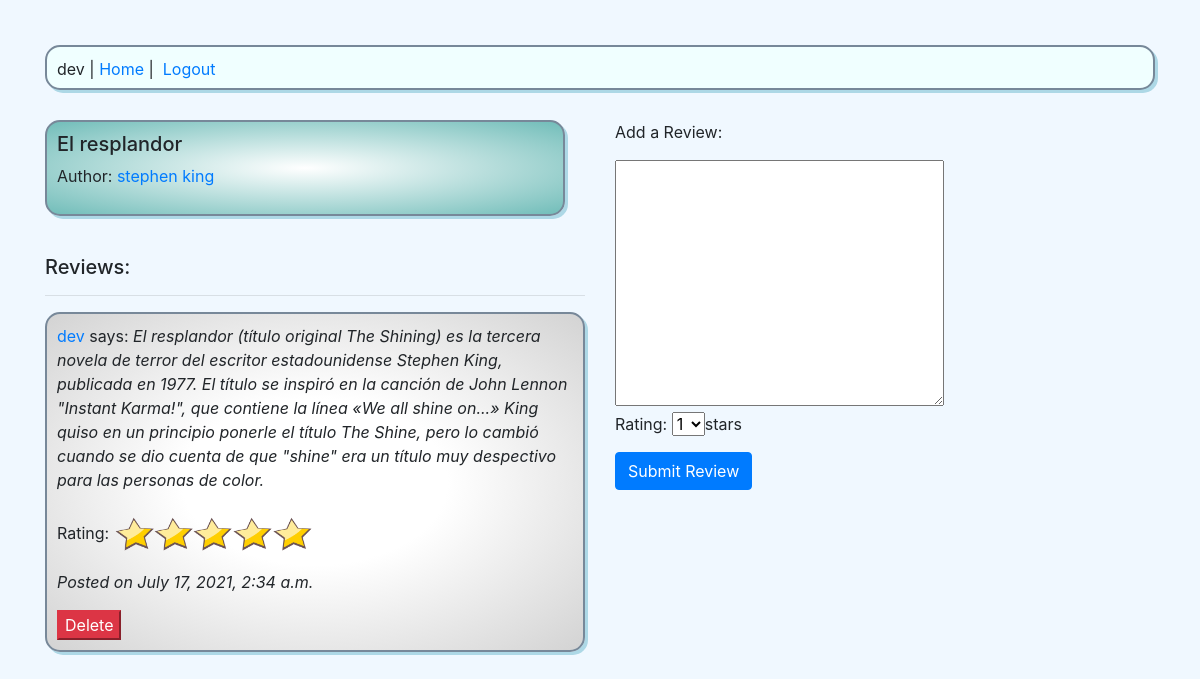
Screenshot of /books/1 (signed in) with the database file from the repository.
### Dojo_app/models.py (models this page shows)
class User(models.Model):
    name=models.CharField(max_length=255)
    alias=models.CharField(max_length=255)
    email=models.CharField(max_length=255)
    password=models.CharField(max_length=255)
    created_at=models.DateTimeField(auto_now_add=True)
    updated_at=models.DateTimeField(auto_now=True)
    objects = UserManager()

class Book(models.Model):
    title=models.CharField(max_length=255)
    author=models.ForeignKey(Author, related_name="books", on_delete=models.CASCADE,)
    created_at=models.DateTimeField(auto_now_add=True)
    updated_at=models.DateTimeField(auto_now=True)
    objects = BookManager()

class Author(models.Model):
    name=models.CharField(max_length=255)
    created_at=models.DateTimeField(auto_now_add=True)
    updated_at=models.DateTimeField(auto_now=True)
    objects = AuthorManager()

class Review(models.Model):
    review=models.TextField()
    rating=models.IntegerField()
    poster=models.ForeignKey(User, related_name="posters",on_delete=models.CASCADE,)
    subject=models.ForeignKey(Book, related_name="subjects",on_delete=models.CASCADE,)
    created_at=models.DateTimeField(auto_now_add=True)
    updated_at=models.DateTimeField(auto_now=True)

### Dojo_app/views.py (the view)
# urls.py: path('books/<num>',views.book),
def book(request,num):
    if 'user' in request.session:
        number=int(num)
        user=User.objects.get(id=request.session['user'])
        select_book=Book.objects.get(id=number)
        select_reviews=Review.objects.filter(subject=select_book).order_by('-created_at')
        context={
            "book":select_book,
            "reviews":select_reviews,
            "user":user
        }
        return render(request, 'book.html', context)
    else:
        messages.error(request, 'You must be logged in to access site',extra_tags="out")
        return redirect('/')

### Dojo_app/templates/book.html (shortened to what this page needs)
<!DOCTYPE html>
<html lang="en">
<head>
    {% load static %}
    {% load static %}
    <link rel="stylesheet" href="{% static "app_one/css/index.css" %}">
    <link rel="stylesheet" href="https://stackpath.bootstrapcdn.com/bootstrap/4.3.1/css/bootstrap.min.css">
</head>
<body class="bodyStyle">
    <div class="container">
        <div class="navigation">
                {{user.alias}}&nbsp;| <a href="/books">Home</a>  | &nbsp;<a href="/logout">Logout</a>
        </div>
        <div class="row">
            <div class="col">
                <div class="spotlight">
                <h5>{{book.title}}</h5>
                <p>Author: <a href="/authors/{{book.author.id}}">{{book.author.name}}</a></p>
            </div>
                <br>
                <h5>Reviews:</h5>
                <hr>
                {% for review in reviews %}
                <div class="reviewBox">
                    <a href="/users/{{review.poster.id}}">{{review.poster.alias}}</a> says: <span class="font-italic">{{review.review}}</span>
                    <br>
                    <br>
                    {% load static %}
                    <p>Rating: <img class="stars" src='/static/app_one/images/{{review.rating}}.png'></p>
                <p><span class="font-italic">Posted on {{review.created_at}}</span></p>
                    {% if request.session.user == review.poster.id %}
                    <form action="/delete" method="post">
                        <input type="submit" class="btn-danger" value="Delete">
                    </form>
                    {% endif %}
                </div>
                {% endfor %}
            </div>
            <div class="col">
                <p>Add a Review:</p>
                <form action="/review" method="POST">
                    <textarea name="review"cols="30" rows="10"></textarea>
                    <p>Rating: <select name="rating">
                            <option value="1">1</option>
                    </select>stars</p></p>
                    <input type="submit" class="btn btn-primary" value="Submit Review">
                </form>
            </div>
        </div>
    </div>
</body>
</html>

### Dojo_app/static/css/index.css (style rules this page uses)
.bodyStyle { background-color: aliceblue; padding-top: 45px; }
.navigation { margin-bottom: 30px; background-color: azure; max-height: 45px; padding-top: 10px; padding-left: 10px; padding-bottom: 20px; border: solid 2px lightslategray; box-shadow: 3px 3px lightblue; border-radius: 15px; }
.reviewBox { border: solid 2px lightslategray; box-shadow: 3px 3px lightblue; border-radius: 15px; padding: 10px; margin-bottom: 15px; background-image: radial-gradient(white 35%, lightgray) }
.spotlight { border: solid 2px lightslategray; box-shadow: 3px 3px lightblue; border-radius: 15px; padding: 10px; margin-bottom: 15px; margin-right: 20px; background-image: radial-gradient(white , rgb(113, 189, 185)) }

### Dojo_app/templates/book.html (style rules this page uses)
.stars { width:200px; }

### rows the page displays
User: alias "dev"
Book: title "El resplandor", author.name "stephen king"
Review: poster.alias "dev", review "El resplandor (título original The Shining) es la tercera novela de terror del escritor estadounidense Stephen King, publicada en 1977. El título se inspiró en la canción de John Lennon \"Instant Karma!\", que contiene la línea «We all shine on...» King quiso en un principio ponerle el título The Shine, pero lo cambió cuando se dio cuenta de que \"shine\" era un título muy despectivo para las personas de color.", created_at "July 17, 2021, 2:34 a.m."
